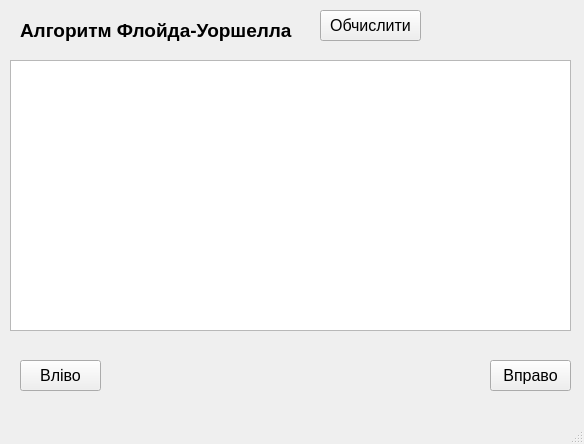
<?xml version="1.0" encoding="UTF-8"?>
<ui version="4.0">
 <class>Algorithms</class>
 <widget class="QMainWindow" name="Algorithms">
  <property name="geometry">
   <rect>
    <x>0</x>
    <y>0</y>
    <width>584</width>
    <height>444</height>
   </rect>
  </property>
  <property name="windowTitle">
   <string>Алгоритми</string>
  </property>
  <widget class="QWidget" name="centralwidget">
   <widget class="QStackedWidget" name="stackedWidget">
    <property name="geometry">
     <rect>
      <x>0</x>
      <y>0</y>
      <width>571</width>
      <height>361</height>
     </rect>
    </property>
    <property name="currentIndex">
     <number>2</number>
    </property>
    <widget class="QWidget" name="page">
     <widget class="QWidget" name="horizontalLayoutWidget">
      <property name="geometry">
       <rect>
        <x>30</x>
        <y>50</y>
        <width>471</width>
        <height>31</height>
       </rect>
      </property>
      <layout class="QHBoxLayout" name="horizontalLayout">
       <item>
        <widget class="QComboBox" name="comboBox">
         <property name="font">
          <font>
           <pointsize>10</pointsize>
          </font>
         </property>
         <property name="placeholderText">
          <string>Початок</string>
         </property>
        </widget>
       </item>
       <item>
        <widget class="QPushButton" name="pushButton">
         <property name="font">
          <font>
           <pointsize>10</pointsize>
          </font>
         </property>
         <property name="text">
          <string>Обрахувати найкоротший шлях</string>
         </property>
        </widget>
       </item>
      </layout>
     </widget>
     <widget class="QLabel" name="label">
      <property name="geometry">
       <rect>
        <x>20</x>
        <y>20</y>
        <width>201</width>
        <height>21</height>
       </rect>
      </property>
      <property name="font">
       <font>
        <pointsize>14</pointsize>
        <weight>75</weight>
        <bold>true</bold>
       </font>
      </property>
      <property name="text">
       <string>Алгоритм Дейкстри</string>
      </property>
     </widget>
     <widget class="QTableWidget" name="tableWidget_2">
      <property name="geometry">
       <rect>
        <x>35</x>
        <y>100</y>
        <width>461</width>
        <height>241</height>
       </rect>
      </property>
     </widget>
    </widget>
    <widget class="QWidget" name="page_2">
     <widget class="QLabel" name="label_2">
      <property name="geometry">
       <rect>
        <x>10</x>
        <y>10</y>
        <width>311</width>
        <height>31</height>
       </rect>
      </property>
      <property name="font">
       <font>
        <pointsize>14</pointsize>
        <weight>75</weight>
        <bold>true</bold>
       </font>
      </property>
      <property name="text">
       <string>Визначення степенів вершин</string>
      </property>
     </widget>
     <widget class="QTableWidget" name="tableWidget">
      <property name="geometry">
       <rect>
        <x>10</x>
        <y>50</y>
        <width>291</width>
        <height>291</height>
       </rect>
      </property>
     </widget>
     <widget class="QPushButton" name="pushButton_2">
      <property name="geometry">
       <rect>
        <x>310</x>
        <y>10</y>
        <width>101</width>
        <height>31</height>
       </rect>
      </property>
      <property name="font">
       <font>
        <pointsize>12</pointsize>
       </font>
      </property>
      <property name="text">
       <string>Обчислити</string>
      </property>
     </widget>
    </widget>
    <widget class="QWidget" name="page_3">
     <widget class="QLabel" name="label_3">
      <property name="geometry">
       <rect>
        <x>20</x>
        <y>20</y>
        <width>291</width>
        <height>21</height>
       </rect>
      </property>
      <property name="font">
       <font>
        <pointsize>14</pointsize>
        <weight>75</weight>
        <bold>true</bold>
       </font>
      </property>
      <property name="text">
       <string>Алгоритм Флойда-Уоршелла</string>
      </property>
     </widget>
     <widget class="QTableWidget" name="tableWidget_3">
      <property name="geometry">
       <rect>
        <x>10</x>
        <y>60</y>
        <width>561</width>
        <height>271</height>
       </rect>
      </property>
     </widget>
     <widget class="QPushButton" name="pushButton_3">
      <property name="geometry">
       <rect>
        <x>320</x>
        <y>10</y>
        <width>101</width>
        <height>31</height>
       </rect>
      </property>
      <property name="font">
       <font>
        <pointsize>12</pointsize>
       </font>
      </property>
      <property name="text">
       <string>Обчислити</string>
      </property>
     </widget>
    </widget>
   </widget>
   <widget class="QPushButton" name="pushButton_left">
    <property name="geometry">
     <rect>
      <x>20</x>
      <y>360</y>
      <width>81</width>
      <height>31</height>
     </rect>
    </property>
    <property name="font">
     <font>
      <pointsize>12</pointsize>
     </font>
    </property>
    <property name="text">
     <string>Вліво</string>
    </property>
    <property name="icon">
     <iconset resource="resource.qrc">
      <normaloff>:/new/prefix1/img/left_arrow.svg</normaloff>:/new/prefix1/img/left_arrow.svg</iconset>
    </property>
   </widget>
   <widget class="QPushButton" name="pushButton_right">
    <property name="geometry">
     <rect>
      <x>490</x>
      <y>360</y>
      <width>81</width>
      <height>31</height>
     </rect>
    </property>
    <property name="font">
     <font>
      <pointsize>12</pointsize>
     </font>
    </property>
    <property name="text">
     <string>Вправо</string>
    </property>
    <property name="icon">
     <iconset resource="resource.qrc">
      <normaloff>:/new/prefix1/img/right_arrow.svg</normaloff>:/new/prefix1/img/right_arrow.svg</iconset>
    </property>
   </widget>
  </widget>
  <widget class="QMenuBar" name="menubar">
   <property name="geometry">
    <rect>
     <x>0</x>
     <y>0</y>
     <width>584</width>
     <height>21</height>
    </rect>
   </property>
  </widget>
  <widget class="QStatusBar" name="statusbar"/>
 </widget>
 <resources>
  <include location="resource.qrc"/>
 </resources>
 <connections/>
</ui>
